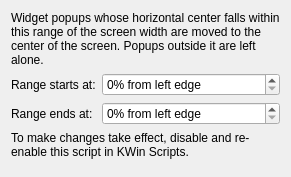
<?xml version="1.0" encoding="UTF-8"?>
<ui version="4.0">
    <class>CenterWidgetPopupsConfigForm</class>
    <widget class="QWidget" name="CenterWidgetPopupsConfigForm">
        <layout class="QVBoxLayout" name="layout_main">
            <item>
                <widget class="QLabel" name="label_help">
                    <property name="text">
                        <string>Widget popups whose horizontal center falls within this range of the screen width are moved to the center of the screen. Popups outside it are left alone.</string>
                    </property>
                    <property name="wordWrap">
                        <bool>true</bool>
                    </property>
                </widget>
            </item>
            <item>
                <layout class="QFormLayout" name="layout_form">
                    <item row="0" column="0">
                        <widget class="QLabel" name="label_start">
                            <property name="text">
                                <string>Range starts at:</string>
                            </property>
                        </widget>
                    </item>
                    <item row="0" column="1">
                        <widget class="QSpinBox" name="kcfg_rangeStart">
                            <property name="suffix">
                                <string>% from left edge</string>
                            </property>
                            <property name="minimum">
                                <number>0</number>
                            </property>
                            <property name="maximum">
                                <number>100</number>
                            </property>
                        </widget>
                    </item>
                    <item row="1" column="0">
                        <widget class="QLabel" name="label_end">
                            <property name="text">
                                <string>Range ends at:</string>
                            </property>
                        </widget>
                    </item>
                    <item row="1" column="1">
                        <widget class="QSpinBox" name="kcfg_rangeEnd">
                            <property name="suffix">
                                <string>% from left edge</string>
                            </property>
                            <property name="minimum">
                                <number>0</number>
                            </property>
                            <property name="maximum">
                                <number>100</number>
                            </property>
                        </widget>
                    </item>
                </layout>
            </item>
            <item>
                <widget class="QLabel" name="label_apply">
                    <property name="text">
                        <string>To make changes take effect, disable and re-enable this script in KWin Scripts.</string>
                    </property>
                    <property name="wordWrap">
                        <bool>true</bool>
                    </property>
                    <property name="textInteractionFlags">
                        <set>Qt::TextSelectableByMouse</set>
                    </property>
                </widget>
            </item>
            <item>
                <spacer name="spacer">
                    <property name="orientation">
                        <enum>Qt::Vertical</enum>
                    </property>
                </spacer>
            </item>
        </layout>
    </widget>
</ui>
